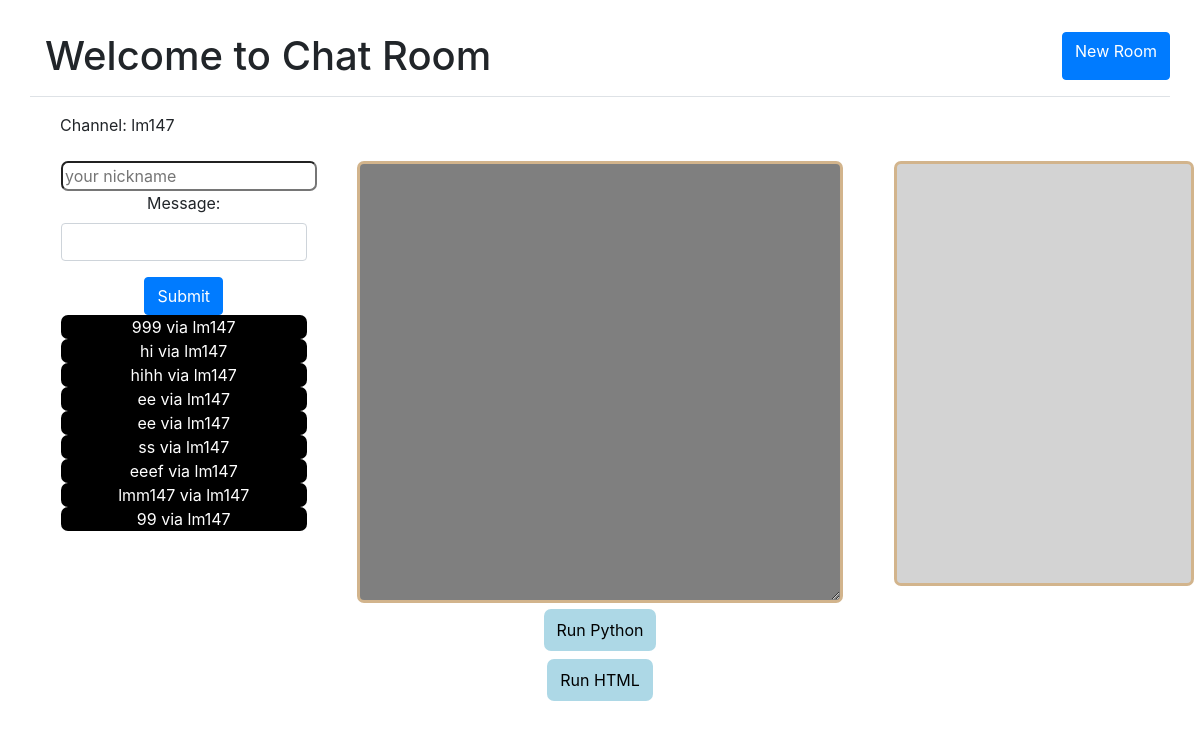
Screenshot of /messages/langmomo (signed in) with the database file from the repository.
### chat/models.py (models this page shows)
class ChatMessage(models.Model):
    thread      = models.ForeignKey(Thread, null=True, blank=True, on_delete=models.SET_NULL)
    user        = models.ForeignKey(settings.AUTH_USER_MODEL, verbose_name='sender', on_delete=models.CASCADE)
    message     = models.TextField()
    timestamp   = models.DateTimeField(auto_now_add=True)

### chat/views.py (the view, shortened to what this page needs)
# urls.py: re_path(r"^(?P<username>[\w.@+-]+)", ThreadView.as_view()),
class ThreadView(LoginRequiredMixin, FormMixin, DetailView):
    template_name = 'chat/thread.html'
    form_class = ComposeForm
    success_url = './'
    result =""
    def get_object(self):
        other_username = self.kwargs.get("username")
        print("request user")
        print(self.request.user)
        obj, created = Thread.objects.get_or_new(self.request.user, other_username)
        if obj == None:
            raise Http404
        return obj
    def get_context_data(self, **kwargs):
        context = super().get_context_data(**kwargs)
        print(context.keys())
        print(context.values())
        context['form'] = self.get_form()
        return context

### chat/forms.py
class ComposeForm(forms.Form):
    message = forms.CharField(
            widget=forms.TextInput(
                attrs={"class": "form-control"}
                )
            )

### chat/models.py (called while the page is built, shortened)
    def get_or_new(self, user, other_username, s_u=None): # get_or_create
        username = user.username
        if username == other_username:
            return None
        qlookup1 = Q(first__username=username) & Q(second__username=other_username)
        qlookup2 = Q(first__username=other_username) & Q(second__username=username)
        qs = self.get_queryset().filter(qlookup1 | qlookup2).distinct()
        if s_u is None:
            print("just one user")
            if qs.count() == 1:
                return qs.first(), False
            elif qs.count() > 1:
                return qs.order_by('timestamp').first(), False
        else:
            print("other user is None")

### chat/templates/chat/thread.html (shortened to what this page needs)
{% extends "base.html" %}
{% block content %}
<div class="container-fluid" style= height:100vh;">
    <label>Channel: {{ user.username}}</label>
    <div class="row h-100">
        <div class="col-3 sidebar p-3 text-center">
            <input id="nickName" name="nickName" placeholder="your nickname" style="cursor: pointer; display: block;border-radius: 7px"/>
            <form id='formData' method='POST'> {% csrf_token %}
            {{form.as_p }}
            <input type='submit' class='btn btn-primary'/>
            </form>
            <ul id='chat-items' style="list-style: none; text-indent: 0; padding: 0;">
                {% for chat in object.chatmessage_set.all %}
                <li style="cursor: pointer; display: block; background-color: black; color: white; border-radius: 7px">
                    {{ chat.message }} via {{ chat.user }}</li>
                {% endfor %}
            </ul>
        </div>
        <div class="col-6 text-center text-white p-3">
            <textarea rows="18" cols="45" class="text-white" id="inputdata" style="background-color: rgba(0,0,0,0.5); border: 3px solid #d2b48c; border-radius: 7px;"></textarea></br>
            <button class="btn python-button mb-2 py-2 mx-auto"
                style="display: block; cursor: pointer; color: black; background-color: lightblue; border-radius: 7px;"
                onclick="postFile()">Run Python</button>
            <button class="btn run-button mb-2 py-2 mx-auto"
                style="display: block; cursor: pointer; color: black; background-color: lightblue; border-radius: 7px;"
                id="rundata" onclick="rundata()">Run HTML</button>
        </div>
        <div class="col-3 sidebar p-3 text-center">
            <iframe id="iframe1" class="text-white" width="300" height="425" style="background-color: lightgray; border: 3px solid #d2b48c; border-radius: 7px;">
                {{items}}</iframe>
        </div>
    </div>
</div>
{% endblock %}

### templates/base.html (shortened to what this page needs)
<!DOCTYPE html>
<html lang="en">
<head>
    {% include 'css.html' %}
</head>
<body>
<div class='container'>
    <div class='row border-bottom my-3 py-3'>
        <div class='col'>
            <h1 class='p-0 m-0'>Welcome to Chat Room</h1>
        </div>
        <a class="btn btn-primary" href="/messages/signup/">New Room</a>
    </div>
{% block content %}
{% endblock %}
</div>
</body>
</html>

### templates/css.html
<link rel="stylesheet" href="https://stackpath.bootstrapcdn.com/bootstrap/4.1.1/css/bootstrap.min.css">

### rows the page displays
ChatMessage: message "999", user "lm147"
ChatMessage: message "hi", user "lm147"
ChatMessage: message "hihh", user "lm147"
ChatMessage: message "ee", user "lm147"
ChatMessage: message "ee", user "lm147"
ChatMessage: message "ss", user "lm147"
ChatMessage: message "eeef", user "lm147"
ChatMessage: message "lmm147", user "lm147"
ChatMessage: message "99", user "lm147"

### other values shown
{{ user.username }} "lm147"
